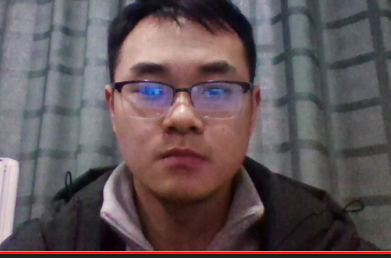
#> input picture OpenCV_detection_track/feature match/img1.PNG, 391 x 258 px, found by its file name
$ python hamming_distance.py
#> lines starting #> are read from the running program, lines starting #| are printed output that depends on the picture
import cv2
import numpy as np
from matplotlib import pyplot as plt
import time

# 最简单的以灰度直方图作为相似比较的实现
# [63 lines left out: functions classify_gray_hist, calculate, classify_hist_with_split, classify_aHash, not called in this run]


def classify_pHash(image1, image2):
    image1 = cv2.resize(image1, (32, 32))
    image2 = cv2.resize(image2, (32, 32))
    gray1 = cv2.cvtColor(image1, cv2.COLOR_BGR2GRAY)
    gray2 = cv2.cvtColor(image2, cv2.COLOR_BGR2GRAY)
    # 将灰度图转为浮点型，再进行dct变换
    dct1 = cv2.dct(np.float32(gray1))
    dct2 = cv2.dct(np.float32(gray2))
    # 取左上角的8*8，这些代表图片的最低频率
    # 这个操作等价于c++中利用opencv实现的掩码操作
    # 在python中进行掩码操作，可以直接这样取出图像矩阵的某一部分
    dct1_roi = dct1[0:8, 0:8]
    dct2_roi = dct2[0:8, 0:8]
    hash1 = getHash(dct1_roi)
    hash2 = getHash(dct2_roi)
    return Hamming_distance(hash1, hash2)


# 输入灰度图，返回hash
def getHash(image):
    avreage = np.mean(image)
    hash = []
    for i in range(image.shape[0]):
        for j in range(image.shape[1]):
            if image[i, j] > avreage:
                hash.append(1)
            else:
                hash.append(0)
    return hash


# 计算汉明距离
def Hamming_distance(hash1, hash2):
    num = 0
    for index in range(len(hash1)):
        if hash1[index] != hash2[index]:
            num += 1
    return num


if __name__ == '__main__':
    img1 = cv2.imread('img1.png')
#> img1 is the input picture: shape (258, 391, 3); mean B, G, R 88.1, 86.1, 96.1
    # cv2.imshow('img1', img1)
    img2 = cv2.imread('img2.png')
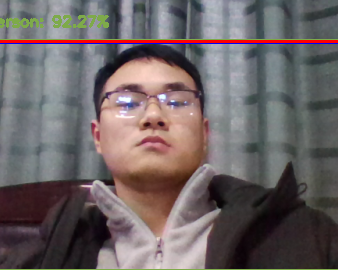
#> input picture OpenCV_detection_track/feature match/img2.PNG, 338 x 270 px, found by its file name
#> img2 is the input picture: shape (270, 338, 3); mean B, G, R 101.2, 100.3, 109.6
    # cv2.imshow('img2', img2)

    start_time = time.time()
    # degree = classify_gray_hist(img1, img2)
    # degree = classify_hist_with_split(img1,img2)
    # degree = classify_aHash(img1,img2)
    degree = classify_pHash(img1,img2)
#> in classify_pHash, `image1 = cv2.resize(image1, (32, 32))`:
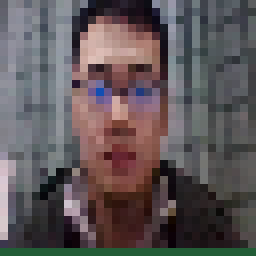
#> image1: shape (32, 32, 3) (shown 8 times larger); mean of channels 0, 1, 2 88.4, 86.4, 94.9; drawn as B, G, R
#> in classify_pHash, `image2 = cv2.resize(image2, (32, 32))`:
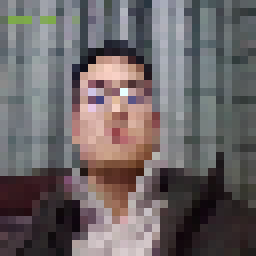
#> image2: shape (32, 32, 3) (shown 8 times larger); mean of channels 0, 1, 2 102.4, 101.3, 108; drawn as B, G, R
#> in classify_pHash, `gray1 = cv2.cvtColor(image1, cv2.COLOR_BGR2GRAY)`:
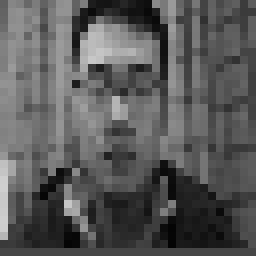
#> gray1: shape (32, 32) (shown 8 times larger); min 4, max 207, mean 89.1
#> in classify_pHash, `gray2 = cv2.cvtColor(image2, cv2.COLOR_BGR2GRAY)`:
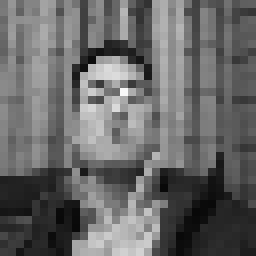
#> gray2: shape (32, 32) (shown 8 times larger); min 8, max 248, mean 103.4
#> in classify_pHash, `dct1 = cv2.dct(np.float32(gray1))`:
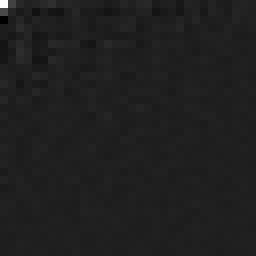
#> dct1: shape (32, 32) float32 (shown 8 times larger); min -403, max 2852.4, mean 3.3; drawn with min black and max white
#> in getHash, `avreage = np.mean(image)`: avreage = 54.5
#> in classify_pHash, `hash1 = getHash(dct1_roi)`: hash1 = 64 values, max 1 at index 0, min 0 at index 3, mean 0.328
#> in classify_pHash, `hash2 = getHash(dct2_roi)`: hash2 = 64 values, max 1 at index 0, min 0 at index 2, mean 0.312
#> the loop in Hamming_distance, `for index in range(len(hash1)):` made 64 passes
#> after the loop in Hamming_distance, `for index in range(len(hash1)):`: num = 25
#> degree = 25
    print("spent:", time.time() - start_time)

    print(degree)
#| 25
    cv2.waitKey(0)
